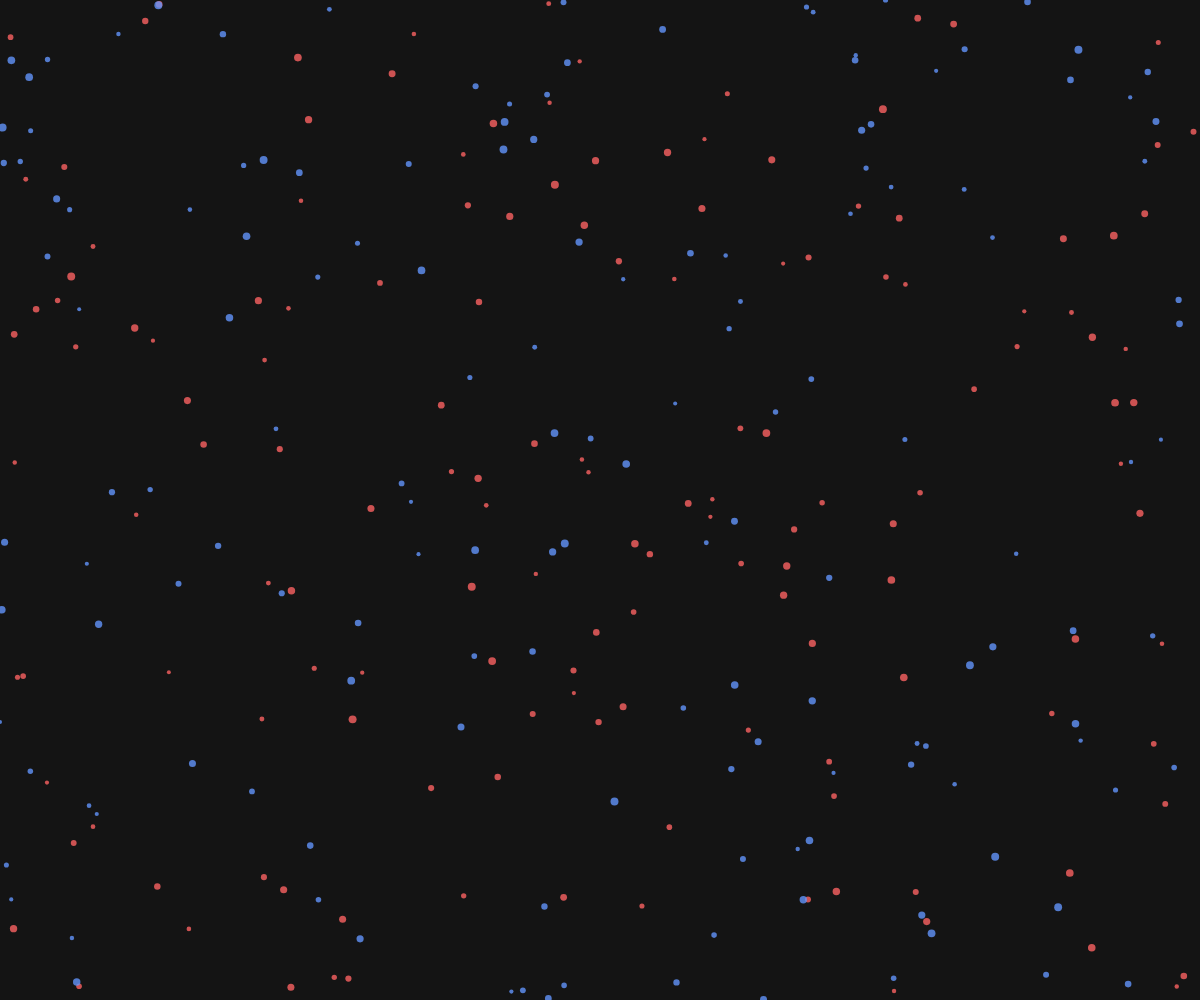
Frame 1 (no input)
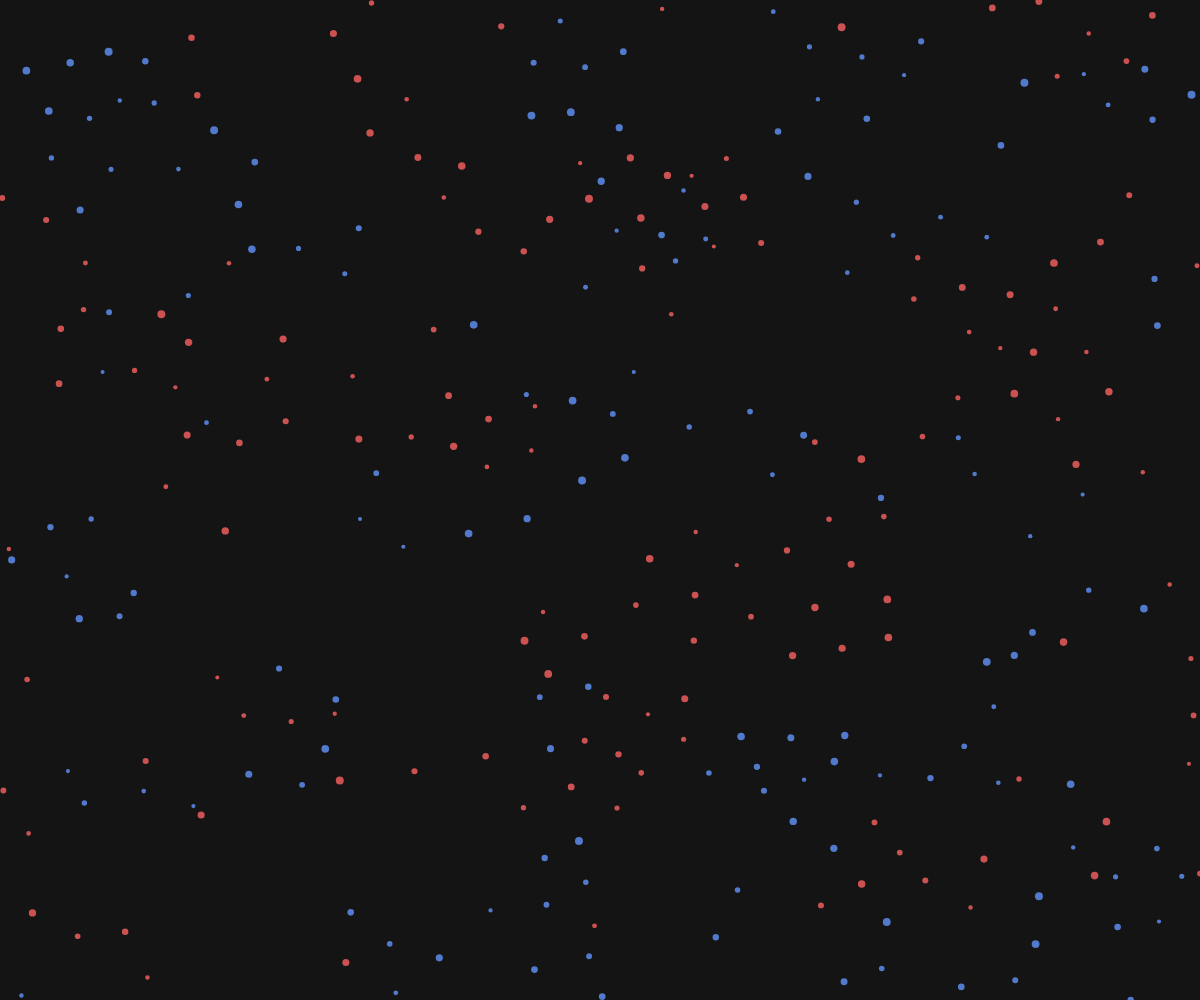
Frame 60 (no input)
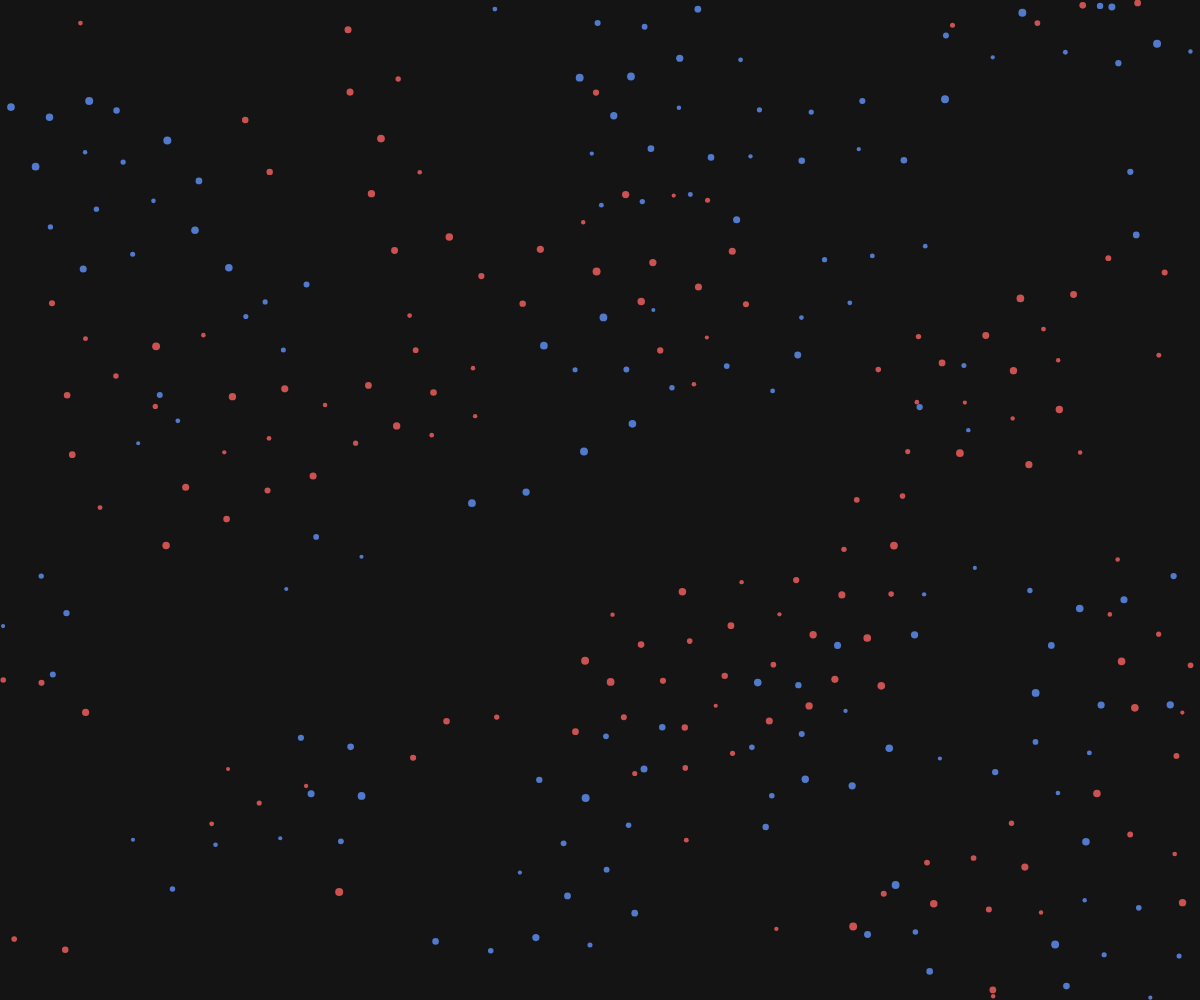
Frame 120 (the mouse pressed at the canvas centre since frame 60)

The p5.js sketch that drew these frames (run headless with seeded random() and noise() and a simulated clock; from frame 60 on, the mouse is pressed at the canvas centre):

// p5.js sketch
// ── sketch.js
let flock1, flock2;
let particles = [];

class Particle {
  constructor(x, y, color) {
    this.pos = createVector(x, y);
    this.vel = p5.Vector.random2D().mult(random(1, 2));
    this.acc = createVector(0, 0);
    this.color = color;
    this.size = random(4, 8);
    this.maxSpeed = random(2, 4);
    this.maxForce = 0.05;
  }

  update() {
    this.vel.add(this.acc);
    this.vel.limit(this.maxSpeed);
    this.pos.add(this.vel);
    this.acc.mult(0);
  }

  applyForce(force) {
    this.acc.add(force);
  }

  flock(particles) {
    let sep = this.separate(particles);
    let ali = this.align(particles);
    let coh = this.cohesion(particles);

    sep.mult(1.5);
    ali.mult(1.0);
    coh.mult(1.0);

    this.applyForce(sep);
    this.applyForce(ali);
    this.applyForce(coh);
  }

  separate(particles) {
    let steer = createVector(0, 0);
    let count = 0;
    for (let other of particles) {
      let d = p5.Vector.dist(this.pos, other.pos);
      if (d > 0 && d < 50) {
        let diff = p5.Vector.sub(this.pos, other.pos);
        diff.normalize();
        diff.div(d); // Weight by distance
        steer.add(diff);
        count++;
      }
    }

    if (count > 0) {
      steer.div(count);
      steer.normalize();
      steer.mult(this.maxSpeed);
      steer.sub(this.vel);
      steer.limit(this.maxForce);
    }

    return steer;
  }

  align(particles) {
    let sum = createVector(0, 0);
    let count = 0;
    for (let other of particles) {
      let d = p5.Vector.dist(this.pos, other.pos);
      if (d > 0 && d < 80) {
        sum.add(other.vel);
        count++;
      }
    }

    if (count > 0) {
      sum.div(count);
      sum.normalize();
      sum.mult(this.maxSpeed);
      let steer = p5.Vector.sub(sum, this.vel);
      steer.limit(this.maxForce);
      return steer;
    } else {
      return createVector(0, 0);
    }
  }

  cohesion(particles) {
    let sum = createVector(0, 0);
    let count = 0;
    for (let other of particles) {
      let d = p5.Vector.dist(this.pos, other.pos);
      if (d > 0 && d < 80) {
        sum.add(other.pos);
        count++;
      }
    }

    if (count > 0) {
      sum.div(count);
      return this.seek(sum);
    } else {
      return createVector(0, 0);
    }
  }

  seek(target) {
    let desired = p5.Vector.sub(target, this.pos);
    let d = desired.mag();
    if (d > 0) {
      desired.normalize();
      if (d < 100) {
        desired.mult(map(d, 0, 100, 0, this.maxSpeed));
      } else {
        desired.mult(this.maxSpeed);
      }

      let steer = p5.Vector.sub(desired, this.vel);
      steer.limit(this.maxForce);
      return steer;
    } else {
      return createVector(0, 0);
    }
  }

  checkEdges() {
    if (this.pos.x > width) this.pos.x = 0;
    else if (this.pos.x < 0) this.pos.x = width;
    if (this.pos.y > height) this.pos.y = 0;
    else if (this.pos.y < 0) this.pos.y = height;
  }

  display() {
    noStroke();
    fill(this.color);
    ellipse(this.pos.x, this.pos.y, this.size);
  }
}

function setup() {
  createCanvas(windowWidth, windowHeight);

  // Create two flocks
  flock1 = [];
  flock2 = [];

  for (let i = 0; i < 150; i++) {
    flock1.push(new Particle(random(width), random(height), color(255, 100, 100, 200)));
    flock2.push(new Particle(random(width), random(height), color(100, 150, 255, 200)));
  }
}

function draw() {
  background(20);

  // Update and display flock1
  for (let p of flock1) {
    p.flock(flock1);
    p.update();
    p.checkEdges();
  }

  // Update and display flock2
  for (let p of flock2) {
    p.flock(flock2);
    p.update();
    p.checkEdges();
  }

  // Apply avoidance between flocks
  for (let p1 of flock1) {
    for (let p2 of flock2) {
      let d = p5.Vector.dist(p1.pos, p2.pos);
      if (d > 0 && d < 80) {
        let diff = p5.Vector.sub(p1.pos, p2.pos);
        diff.normalize();
        diff.div(d); // Weight by distance
        p1.applyForce(diff.mult(0.5));
        p2.applyForce(diff.mult(-0.5));
      }
    }
  }

  // Draw all particles
  for (let p of flock1) {
    p.display();
  }

  for (let p of flock2) {
    p.display();
  }
}

function windowResized() {
  resizeCanvas(windowWidth, windowHeight);
}
